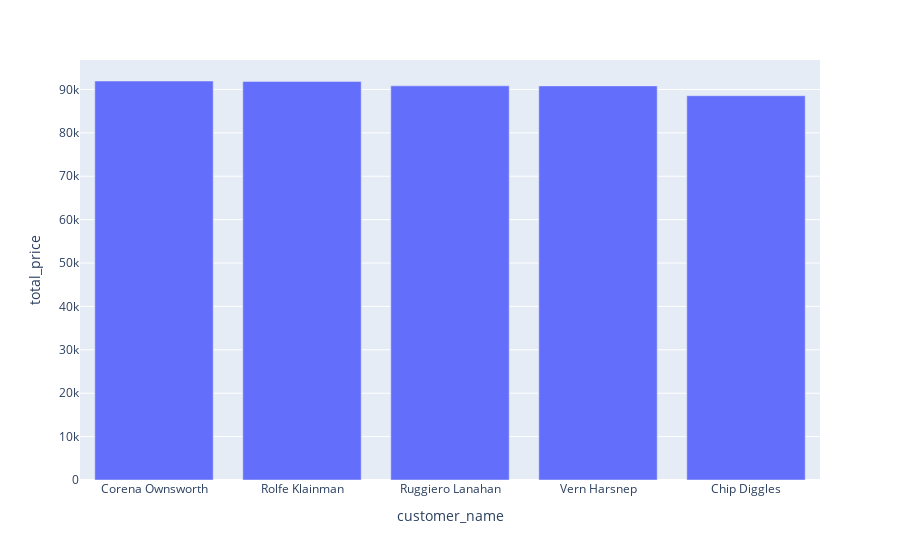

Notebook cell for this chart:
### Code cell
# as pandas backend
result.plot(x=result.customer_name, y=result.total_price, backend='plotly', kind='bar')

### Figure 1 — Plotly figure (JSON) as saved in the notebook; plotly's stock layout.template omitted (floating-point values rounded to 4 significant figures)
{"data": [{"alignmentgroup": "True", "hovertemplate": "customer_name=%{x}<br>total_price=%{y}<extra></extra>", "legendgroup": "", "marker": {"color": "#636efa", "pattern": {"shape": ""}}, "name": "", "offsetgroup": "", "orientation": "v", "showlegend": false, "textposition": "auto", "type": "bar", "x": ["Corena Ownsworth", "Rolfe Klainman", "Ruggiero Lanahan", "Vern Harsnep", "Chip Diggles"], "xaxis": "x", "y": [91950.0, 91860.0, 90820.0, 90820.0, 88553], "yaxis": "y"}], "layout": {"barmode": "relative", "legend": {"tracegroupgap": 0}, "margin": {"t": 60}, "xaxis": {"anchor": "y", "domain": [0, 1], "title": {"text": "customer_name"}}, "yaxis": {"anchor": "x", "domain": [0, 1], "title": {"text": "total_price"}}}}
